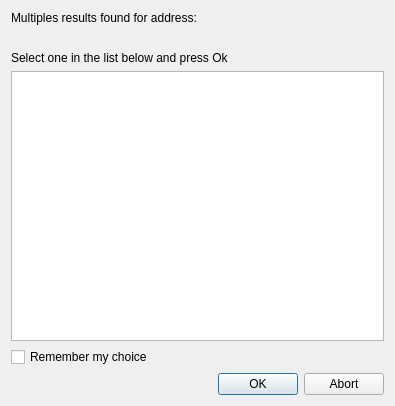
<?xml version="1.0" encoding="UTF-8"?>
<ui version="4.0">
 <class>AddressSelectionDialogData</class>
 <widget class="QDialog" name="AddressSelectionDialogData">
  <property name="geometry">
   <rect>
    <x>0</x>
    <y>0</y>
    <width>395</width>
    <height>406</height>
   </rect>
  </property>
  <property name="windowTitle">
   <string>Geographic view: Address Selection</string>
  </property>
  <layout class="QVBoxLayout" name="verticalLayout">
   <item>
    <widget class="QLabel" name="label">
     <property name="text">
      <string>Multiples results found for address:</string>
     </property>
    </widget>
   </item>
   <item>
    <widget class="QLabel" name="addressLabel">
     <property name="text">
      <string/>
     </property>
     <property name="textInteractionFlags">
      <set>Qt::TextSelectableByMouse</set>
     </property>
    </widget>
   </item>
   <item>
    <widget class="QLabel" name="label_3">
     <property name="text">
      <string>Select one in the list below and press Ok</string>
     </property>
    </widget>
   </item>
   <item>
    <widget class="QListWidget" name="resultsList"/>
   </item>
   <item>
    <widget class="QCheckBox" name="rememberChoiceCB">
     <property name="text">
      <string>Remember my choice</string>
     </property>
    </widget>
   </item>
   <item>
    <layout class="QHBoxLayout" name="horizontalLayout">
     <item>
      <widget class="QDialogButtonBox" name="buttonBox">
       <property name="standardButtons">
        <set>QDialogButtonBox::Abort|QDialogButtonBox::Ok</set>
       </property>
      </widget>
     </item>
    </layout>
   </item>
  </layout>
 </widget>
 <resources/>
 <connections>
  <connection>
   <sender>buttonBox</sender>
   <signal>accepted()</signal>
   <receiver>AddressSelectionDialogData</receiver>
   <slot>accept()</slot>
   <hints>
    <hint type="sourcelabel">
     <x>197</x>
     <y>383</y>
    </hint>
    <hint type="destinationlabel">
     <x>197</x>
     <y>202</y>
    </hint>
   </hints>
  </connection>
  <connection>
   <sender>buttonBox</sender>
   <signal>rejected()</signal>
   <receiver>AddressSelectionDialogData</receiver>
   <slot>reject()</slot>
   <hints>
    <hint type="sourcelabel">
     <x>197</x>
     <y>383</y>
    </hint>
    <hint type="destinationlabel">
     <x>197</x>
     <y>202</y>
    </hint>
   </hints>
  </connection>
 </connections>
</ui>
